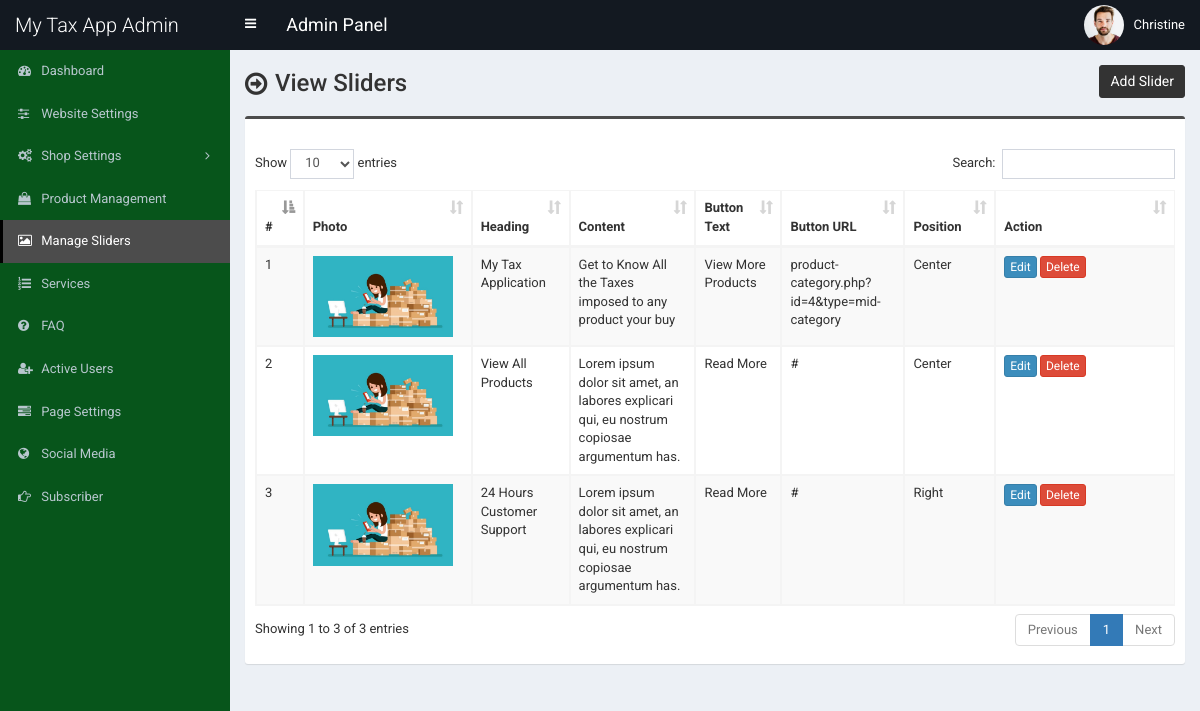
/admin/slider.php (signed in), run on the app's committed database.
### tables this page shows
CREATE TABLE `tbl_slider` (
  `id` int(11) NOT NULL,
  `photo` varchar(255) NOT NULL,
  `heading` varchar(255) NOT NULL,
  `content` text NOT NULL,
  `button_text` varchar(255) NOT NULL,
  `button_url` varchar(255) NOT NULL,
  `position` varchar(255) NOT NULL
);

### admin/slider.php (the view, shortened to what this page needs)
<?php require_once('header.php'); ?>
<section class="content-header">
	<div class="content-header-left">
		<h1>View Sliders</h1>
	</div>
	<div class="content-header-right">
		<a href="slider-add.php" class="btn btn-primary btn-sm">Add Slider</a>
	</div>
</section>
<section class="content">
	<div class="row">
		<div class="col-md-12">
			<div class="box box-info">
				<div class="box-body table-responsive">
					<table id="example1" class="table table-bordered table-hover table-striped">
						<thead>
							<tr>
								<th>#</th>
								<th>Photo</th>
								<th>Heading</th>
								<th>Content</th>
								<th>Button Text</th>
								<th>Button URL</th>
								<th>Position</th>
								<th width="140">Action</th>
							</tr>
						</thead>
						<tbody>
							<?php
							$i=0;
							$statement = $pdo->prepare("SELECT
														id,
														photo,
														heading,
														content,
														button_text,
														button_url,
														position
							                           	FROM tbl_slider
							                           	");
							$statement->execute();
							$result = $statement->fetchAll(PDO::FETCH_ASSOC);
							foreach ($result as $row) {
								$i++;
								?>
								<tr>
									<td><?php echo $i; ?></td>
									<td style="width:150px;"><img src="../assets/uploads/<?php echo $row['photo']; ?>" alt="<?php echo $row['heading']; ?>" style="width:140px;"></td>
									<td><?php echo $row['heading']; ?></td>
									<td><?php echo $row['content']; ?></td>
									<td><?php echo $row['button_text']; ?></td>
									<td><?php echo $row['button_url']; ?></td>
									<td><?php echo $row['position']; ?></td>
									<td>
										<a href="slider-edit.php?id=<?php echo $row['id']; ?>" class="btn btn-primary btn-xs">Edit</a>
										<a href="#" class="btn btn-danger btn-xs" data-href="slider-delete.php?id=<?php echo $row['id']; ?>" data-toggle="modal" data-target="#confirm-delete">Delete</a>
									</td>
								</tr>
								<?php
							}
							?>
						</tbody>
					</table>
				</div>
			</div>
		</div>
	</div>
</section>
<?php require_once('footer.php'); ?>

### admin/header.php (shortened to what this page needs)
<!DOCTYPE html>
<html>
<head>
	<link rel="stylesheet" href="css/bootstrap.min.css">
	<link rel="stylesheet" href="css/font-awesome.min.css">
	<link rel="stylesheet" href="css/ionicons.min.css">
	<link rel="stylesheet" href="css/datepicker3.css">
	<link rel="stylesheet" href="css/all.css">
	<link rel="stylesheet" href="css/select2.min.css">
	<link rel="stylesheet" href="css/dataTables.bootstrap.css">
	<link rel="stylesheet" href="css/jquery.fancybox.css">
	<link rel="stylesheet" href="css/AdminLTE.min.css">
	<link rel="stylesheet" href="css/_all-skins.min.css">
	<link rel="stylesheet" href="css/on-off-switch.css"/>
	<link rel="stylesheet" href="css/summernote.css">
	<link rel="stylesheet" href="style.css">
</head>
<body class="hold-transition fixed skin-blue sidebar-mini">
	<div class="wrapper">
		<header class="main-header">
			<a href="index.php" class="logo">
				<span class="logo-lg">My Tax App Admin Panel</span>
			</a>
			<nav class="navbar navbar-static-top">
				<a href="#" class="sidebar-toggle" data-toggle="offcanvas" role="button">
				</a>
				<span style="float:left;line-height:50px;color:#fff;padding-left:15px;font-size:18px;">Admin Panel</span>
				<div class="navbar-custom-menu">
					<ul class="nav navbar-nav">
						<li class="dropdown user user-menu">
							<a href="#" class="dropdown-toggle" data-toggle="dropdown">
								<img src="../assets/uploads/<?php echo $_SESSION['user']['photo']; ?>" class="user-image" alt="User Image">
								<span class="hidden-xs"><?php echo $_SESSION['user']['full_name']; ?></span>
							</a>
						</li>
					</ul>
				</div>
			</nav>
		</header>
  		<?php $cur_page = substr($_SERVER["SCRIPT_NAME"],strrpos($_SERVER["SCRIPT_NAME"],"/")+1); ?>
  		<aside class="main-sidebar">
    		<section class="sidebar">
      			<ul class="sidebar-menu">
			        <li class="treeview <?php if($cur_page == 'index.php') {echo 'active';} ?>">
			          <a href="index.php">
			            <i class="fa fa-dashboard"></i> <span>Dashboard</span>
			          </a>
			        </li>
			        <li class="treeview <?php if( ($cur_page == 'settings.php') ) {echo 'active';} ?>">
			          <a href="settings.php">
			            <i class="fa fa-sliders"></i> <span>Website Settings</span>
			          </a>
			        </li>
                    <li class="treeview <?php if( ($cur_page == 'size.php') || ($cur_page == 'size-add.php') || ($cur_page == 'size-edit.php') || ($cur_page == 'color.php') || ($cur_page == 'color-add.php') || ($cur_page == 'color-edit.php') || ($cur_page == 'country.php') || ($cur_page == 'country-add.php') || ($cur_page == 'country-edit.php') || ($cur_page == 'shipping-cost.php') || ($cur_page == 'shipping-cost-edit.php') || ($cur_page == 'top-category.php') || ($cur_page == 'top-category-add.php') || ($cur_page == 'top-category-edit.php') || ($cur_page == 'mid-category.php') || ($cur_page == 'mid-category-add.php') || ($cur_page == 'mid-category-edit.php') || ($cur_page == 'end-category.php') || ($cur_page == 'end-category-add.php') || ($cur_page == 'end-category-edit.php') ) {echo 'active';} ?>">
                        <a href="#">
                            <i class="fa fa-cogs"></i>
                            <span>Shop Settings</span>
                            <span class="pull-right-container">
								<i class="fa fa-angle-left pull-right"></i>
							</span>
                        </a>
                    </li>
                    <li class="treeview <?php if( ($cur_page == 'product.php') || ($cur_page == 'product-add.php') || ($cur_page == 'product-edit.php') ) {echo 'active';} ?>">
                        <a href="product.php">
                            <i class="fa fa-shopping-bag"></i> <span>Product Management</span>
                        </a>
                    </li>
                     <li class="treeview <?php if( ($cur_page == 'slider.php') ) {echo 'active';} ?>">
			          <a href="slider.php">
			            <i class="fa fa-picture-o"></i> <span>Manage Sliders</span>
			          </a>
			        </li>
			        <li class="treeview <?php if( ($cur_page == 'service.php') ) {echo 'active';} ?>">
			          <a href="service.php">
			            <i class="fa fa-list-ol"></i> <span>Services</span>
			          </a>
			        </li>
			      			        <li class="treeview <?php if( ($cur_page == 'faq.php') ) {echo 'active';} ?>">
			          <a href="faq.php">
			            <i class="fa fa-question-circle"></i> <span>FAQ</span>
			          </a>
			        </li>
						<li class="treeview <?php if( ($cur_page == 'users.php') || ($cur_page == 'customer-add.php') || ($cur_page == 'customer-edit.php') ) {echo 'active';} ?>">
			          <a href="users.php">
			            <i class="fa fa-user-plus"></i> <span>Active Users</span>
			          </a>
			        </li>
			        <li class="treeview <?php if( ($cur_page == 'page.php') ) {echo 'active';} ?>">
			          <a href="page.php">
			            <i class="fa fa-tasks"></i> <span>Page Settings</span>
			          </a>
			        </li>
			        <li class="treeview <?php if( ($cur_page == 'social-media.php') ) {echo 'active';} ?>">
			          <a href="social-media.php">
			            <i class="fa fa-globe"></i> <span>Social Media</span>
			          </a>
			        </li>
			        <li class="treeview <?php if( ($cur_page == 'subscriber.php')||($cur_page == 'subscriber.php') ) {echo 'active';} ?>">
			          <a href="subscriber.php">
			            <i class="fa fa-hand-o-right"></i> <span>Subscriber</span>
			          </a>
			        </li>
      			</ul>
    		</section>
  		</aside>
  		<div class="content-wrapper">

### admin/footer.php (shortened to what this page needs)
		</div>
	</div>
</body>
</html>

### admin/style.css (style rules this page uses)
body { font-size: 13px; font-family: "Roboto", sans-serif; }
.navbar-nav > .user-menu .user-image { width: 40px; height: 40px; margin-top: -10px; }
.content-header > h1, .content-header .content-header-left h1 { font-family: "Roboto", sans-serif; }
.main-header .logo { text-align: left; }
.main-header .logo .logo-lg { font-family: "Roboto", sans-serif; }
.box-info { padding-top: 20px; }
.sidebar-menu li > a > .pull-right-container > .fa-angle-left:before { content: "\f105"; }
.content-header { overflow: hidden; }
.content-header .content-header-left { float: left; padding-top: 5px; }
.content-header .content-header-right { float: right; }
.content-header .content-header-left h1 { margin-top: 0; margin-bottom: 0; padding-left: 30px; padding-bottom: 5px; font-size: 24px; position: relative; }
.content-header .content-header-left h1:before { position: absolute; top: 0; left: 0; font-family: "FontAwesome", sans-serif; font-size: 26px; content: "\f18e"; }
.content-header .content-header-right a { position: relative; font-size: 14px; }
.skin-blue .sidebar-menu > li:hover > a, .skin-blue .sidebar-menu > li.active > a { color: #fff; background: #3c8dbc; border-left-color: #3c8dbc; }
.skin-blue .main-header .logo, .skin-blue .main-header .logo:hover, .skin-blue .main-header .navbar, .skin-blue .main-header .navbar .sidebar-toggle:hover { background-color: #131921; }
.skin-blue .sidebar-menu > li:hover > a, .skin-blue .sidebar-menu > li.active > a { background-color: #4c4c4c; border-left-color: #000000; }
.box.box-info { border-top-color: #4c4c4c; }
.content-header .content-header-right a { background-color: #333333; border-color: #333333; }

### data on the page
tbl_slider: photo (picture), heading "My Tax Application", content "Get to Know All the Taxes imposed to any product your buy", button_text "View More Products", button_url "product-category.php?id=4&type=mid-category", position "Center"
tbl_slider: photo (picture), heading "View All Products", content "Lorem ipsum dolor sit amet, an labores explicari qui, eu nostrum copiosae argumentum has.", button_text "Read More", button_url "#", position "Center"
tbl_slider: photo (picture), heading "24 Hours Customer Support", content "Lorem ipsum dolor sit amet, an labores explicari qui, eu nostrum copiosae argumentum has.", button_text "Read More", button_url "#", position "Right"

### other printed values
$_SESSION['user']['full_name'] "Christine"
